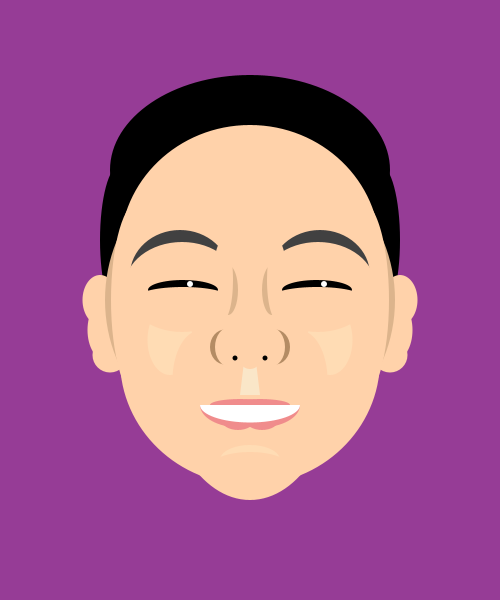
Frame 1 (no input)
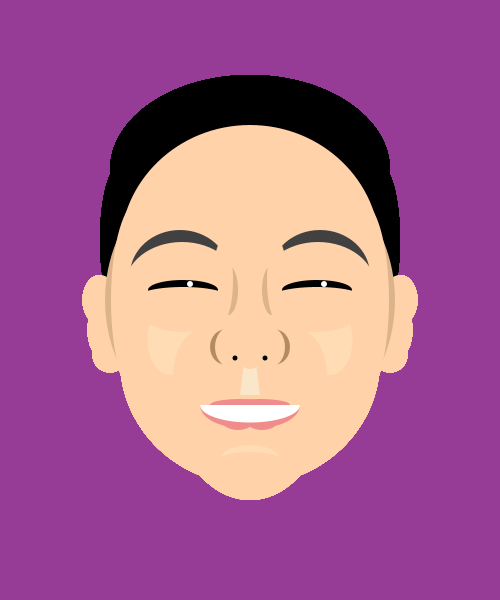
Frame 60 (the mouse pressed at the canvas centre just before this capture)
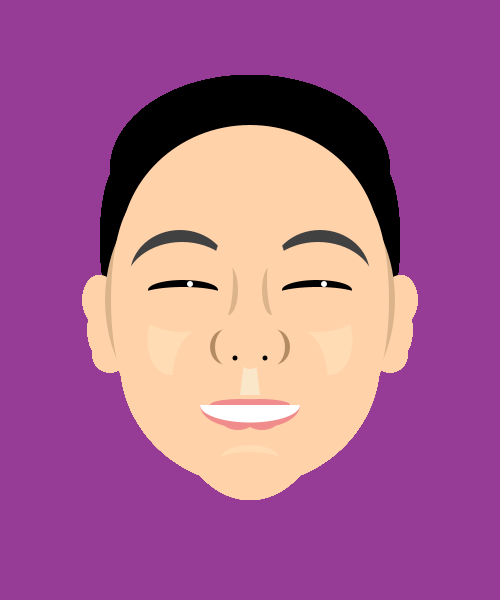
Frame 120 (the mouse held since frame 60 and released just before this capture)

The Processing sketch that drew these frames (run headless with seeded random() and noise(); from frame 60 on, the mouse is pressed at the canvas centre):

// Processing sketch: processing_71179
// ── processing_71179.pde

void setup(){
  size(500,600);
  background(150,60,150);
}
void draw(){
  noStroke();
  /*hair*/
  fill(0,0,0);
  ellipse(120,240,40,150);
  ellipse(250,170,280,190);
  ellipse(380,240,40,150);
  /*ears*/
  fill(255,210,170);
  ellipse(100,300,35,50);
  ellipse(105,330,35,60);
  ellipse(110,355,35,35);
  ellipse(400,300,35,50);
  ellipse(395,330,35,60);
  ellipse(390,355,35,35);
  /*faceshape*/
  fill(220,180,140);
  ellipse(250,300,290,300);
  fill(255,210,170);
  ellipse(250,250,260,250);
  ellipse(140,300,58,200);
  ellipse(360,300,58,200);
  ellipse(250,360,260,250);
  ellipse(250,355,180,290);
  /*cheeks*/
  fill(255,220,180);
  ellipse(170,340,45,70);
  ellipse(330,340,45,70);
  fill(255,210,170);
  ellipse(200,380,55,99);
  ellipse(300,380,55,99);
  /*eyebrows*/
  fill(65,65,65);
  ellipse(180,275,100,90);
  ellipse(320,275,100,90);
  fill(255,210,170);
  ellipse(182,287,115,90);
  ellipse(318,287,115,90);
  /*nose*/
  fill(220,180,140);
  ellipse(272,290,20,50);
  ellipse(228,290,20,50);
  fill(180,140,100);
  ellipse(225,347,30,35);
  ellipse(275,347,30,35);
  fill(255,210,170);
  ellipse(223,280,20,80);
  ellipse(277,280,20,80);
  ellipse(230,347,30,40);
  ellipse(270,347,30,40);
  fill(0,0,0);
  ellipse(235,358,5,5);
  ellipse(265,358,5,5);
  /*eyes*/
  fill(0,0,0);
  ellipse(183,290,70,20);
  ellipse(317,290,70,20);
  fill(255,210,170);
  ellipse(183,297,90,20);
  ellipse(317,297,90,20);
  fill(255,255,255);
  ellipse(190,284,6,6);
  ellipse(324,284,6,6);
  /*mouth*/
  fill(240,140,140);
  ellipse(240,405,80,45);
  ellipse(260,405,80,45);
  ellipse(238,420,33,20);
  ellipse(262,420,33,20);
  fill(255,255,255);
  ellipse(250,405,100,35);
  fill(255,210,170);
  rect(200,380,100,25);
  fill(240,140,140);
  ellipse(240,405,60,12);
  ellipse(260,405,60,12);
  fill(255,255,255);
  rect(210,405,80,6);
  /*betweenlip&nose*/
  fill(250,230,200);
  quad(244,362,256,362,260,395,240,395);
  fill(255,210,170);
  ellipse(250,362,18,14);
  /*chin*/
  fill(255,220,180);
  ellipse(250,460,60,30);
  fill(255,210,170);
  ellipse(250,467,80,30);
}
